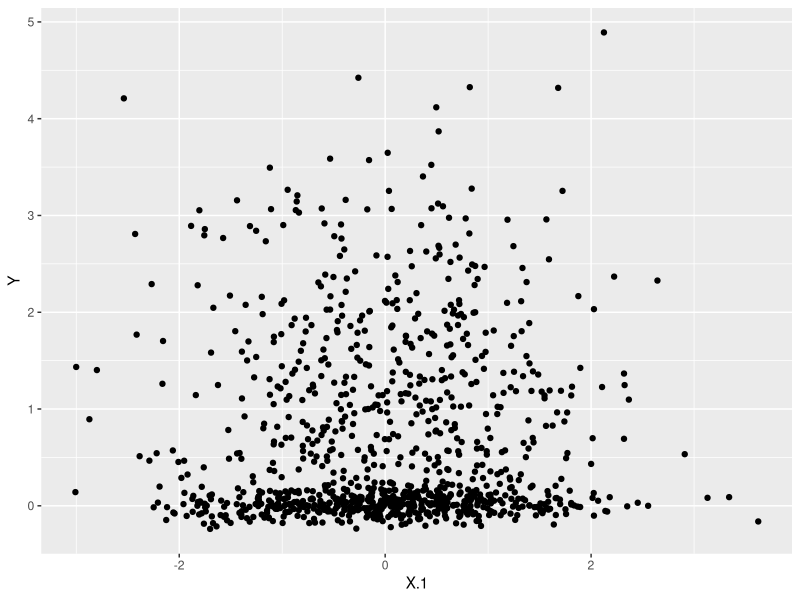
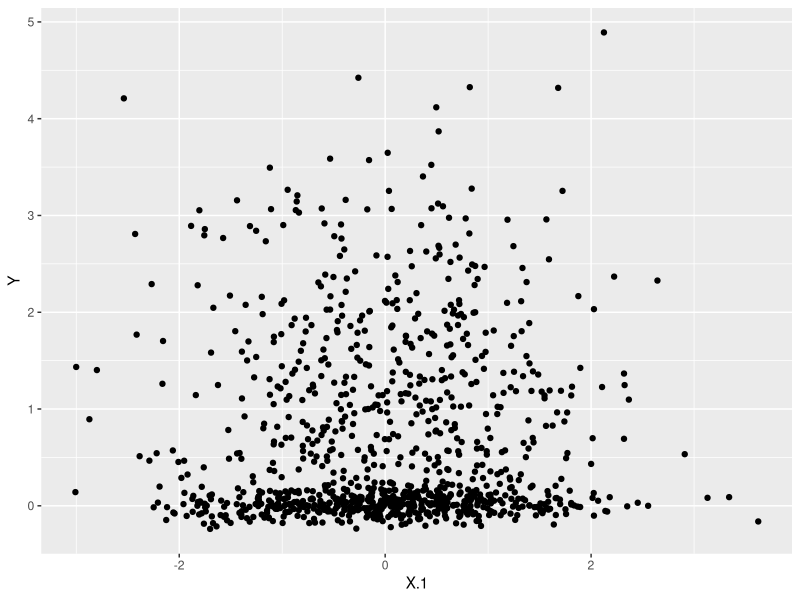

Write R code to recreate these figures, in order. (Note: this script raises an error after producing the figures.)
library(ggplot2)

# simulation set up according to Wager & Nie
generate_simulation <- function(n = 1000, p = 12, setup = "D"){
  
  # set-ups
  if (setup == "D"){
    X = matrix(rnorm(n*p), n, p)
    b = (pmax(X[,2] + X[,3] + X[,4], 0) + pmax(X[,5] + X[,6], 0)) / 2
    e = 1/(1 + exp(-X[,1]) + exp(-X[,2] + exp(-X[,3])))
    tau = pmax(X[,2] + X[,3] + X[,4], 0) - pmax(X[,5] + X[,6], 0)
    
  } else if (setup == "A") {
    X = matrix(runif(n*p, min=0, max=1), n, p)
    b = sin(pi * X[,2] * X[,3]) + 2 * (X[,4] - 0.5)^2 + X[,5] + 0.5 * X[,6]
    eta = 0.1
    e = pmax(eta, pmin(sin(pi * X[,1] * X[,2] * X[,3]), 1-eta))
    tau = (X[,3] + X[,4]) / 2
  } else {
    print("Wrong setup.")
    break
  }
  
  
  # complete potential outcomes, treatment, and observed outcome
  simulation <- data.frame(X = X, b = b, tau = tau, e = e)
  simulation$Y_0 <- simulation$b - 0.5*simulation$tau + rnorm(n, mean = 0, sd = 0.1)
  simulation$Y_1 <- simulation$b + 0.5*simulation$tau + rnorm(n, mean = 0, sd = 0.1)
  simulation$A <- rbinom(n, size = 1, prob = simulation$e)
  simulation$Y <- ifelse(simulation$A == 1, simulation$Y_1, simulation$Y_0)
  
  return(simulation)
}

# toy simulation
a_simulation <- generate_simulation()

ggplot(a_simulation, aes(x = X.1, y = Y)) +
  geom_point()
ggsave("./data/test.pdf")

write.csv(x=a_simulation, file="./data/tmp.csv")